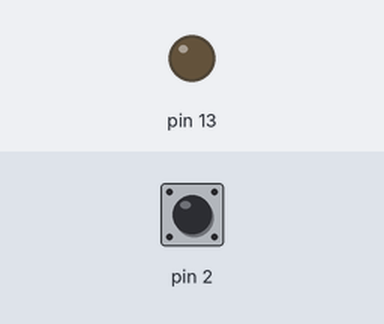
Simulated run of this sketch. Board: Arduino Uno, built with avr-gcc and run on an emulated ATmega328P. Parts: output pins drawn as LEDs (lit = HIGH). Inputs (shaded band) come from the test bench; at power-on: pin 2 HIGH. What the sketch prints to the serial monitor is not drawn.

Above: at 1.2 s.
1.3 s: pin 2 pulled LOW for 0.15 s
At 4.2 s:
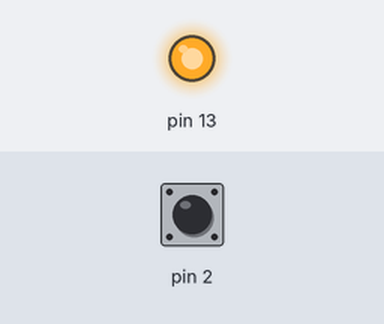
4.4 s: pin 2 pulled LOW for 1 s
At 6.1 s:
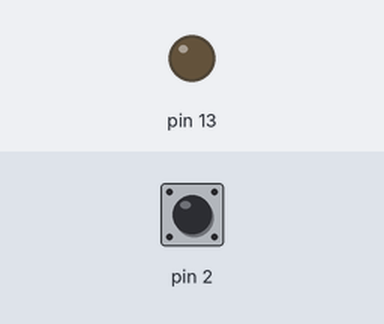
Timing chart, 0 to 8.2 s (numbered marks = the images above; inputs shaded):
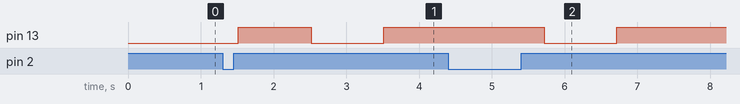

The sketch:

Metronom_1.ino
```cpp
int tasterstatus;
int a=0;

void setup() {
  pinMode(2, INPUT_PULLUP);
  pinMode(13, OUTPUT);
  Serial.begin(9600);


}

void loop() {
  tasterstatus=digitalRead(2);

  Serial.print("Wert von a:");
  Serial.println(a);

  if (tasterstatus == LOW) {
    a=a+1;
    delay(200);
  }

  if ( a == 1 ) {
    digitalWrite(13, HIGH);
    delay(1000);
    digitalWrite(13, LOW);
    delay(1000);
    digitalWrite(13, HIGH);
    delay(1000);
  }

  if ( a == 2 ) {
    digitalWrite(13, HIGH);
    delay(500);
    digitalWrite(13, LOW);
    delay(500);
    digitalWrite(13, HIGH);
    delay(500);
  }

  if ( a == 3 ) {
    digitalWrite(13, HIGH);
    delay(200);
    digitalWrite(13, LOW);
    delay(200);
    digitalWrite(13, HIGH);
    delay(200);
  }

  if ( a == 4 ) {
    digitalWrite(13, LOW);
  }

  else {
    a=0;
  }
}
```

Measured:
- after the input at 1.3 s, pin 13: LOW → HIGH after 0.22 s, → LOW 1.0 s later, → HIGH 1.0 s later
- after the input at 4.4 s, pin 13: HIGH → LOW after 1.3 s, → HIGH 1.0 s later
